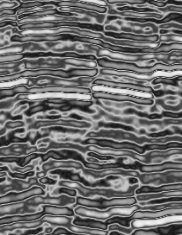
#> input picture img01.jpg, 182 x 235 px
$ python fault.py   (older library calls are emulated)
#> lines starting #> are read from the running program, lines starting #| are printed output that depends on the picture; after the words box and inside, x2 and y2 are one past the last pixel; in counts of white or black regions, pixels touching at a corner belong together
#> in faultdetcion, old_img is the input picture: shape (235, 182, 3); min 19, max 244, mean 108.8
from ast import Return
import cv2 as cv
import numpy as np
import math


def show_wait_destroy(winname,img):
    cv.imshow(winname,img)
    cv.waitKey(0)

def caldist(flag_i,flag_j,i,j):
    return int(math.sqrt((flag_i-i)*(flag_i-i)+(flag_j-j)*(flag_j-j)))

def cal_con_dist(con1,con2,conval):
    res1=[9999,9999,9999]
    for i in con1:
        for j in con2:
            dt=caldist(i[0][0],i[0][1],j[0][0],j[0][1])
            if dt<res1[2]:
                res1=[(i[0]),(j[0]),dt]
    if res1[2]>conval:
        return 0
    return res1

#计算方向场一致性,输入numpy数组和卷积核kernel
def Cal_Direction_Field(img,kernel1,kernel2):
#> called with kernel1 = 50, kernel2 = 50
    matTst=img.copy()
    matX=cv.Sobel(matTst,cv.CV_16SC1, 1, 0).astype(np.float)
    matY=cv.Sobel(matTst,cv.CV_16SC1, 0, 1).astype(np.float)


    Gxx=cv.multiply(matX,matX)
    Gyy=cv.multiply(matY,matY)
    Gxy=cv.multiply(matX,matY)

    kernel8=np.ones((kernel1,kernel2)).astype(np.float)
    Gxx=cv.filter2D(Gxx,-1,kernel8)
    Gyy=cv.filter2D(Gyy,-1,kernel8)
    Gxy=cv.filter2D(Gxy,-1,kernel8)
    MatTmp = 2 * Gxy
    matTmp = MatTmp / (Gxx - Gxy)
    matTheta=np.zeros(matTst.shape)

    for i in range(0,matTmp.shape[0]):
        for j in range(0,matTmp.shape[1]):
            matTheta[i][j] = 0.5 * math.atan(matTmp[i][j])
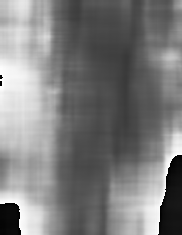
#> matTheta: shape (235, 182) float64; min -0.785, max 0.785, mean -0.00985; drawn with min black and max white
    matTmp = Gxx - Gyy
    matTmp=cv.multiply(matTmp,matTmp)
    matTmp2 = 4 *cv.multiply(Gxy,Gxy)
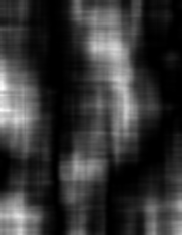
#> matTmp2: shape (235, 182) float64; min 64, max 1.94e+15, mean 4.11e+14; drawn with min black and max white
    matTmp += matTmp2
    matCoh=cv.sqrt(matTmp)
    matCoh = matCoh / (Gxx + Gyy)
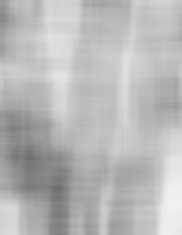
#> matCoh: shape (235, 182) float64; min 0.433, max 0.945, mean 0.724
    matCoh2=matCoh.copy()
    cv.normalize(matCoh,matCoh2,0,255,cv.NORM_MINMAX)#归一化
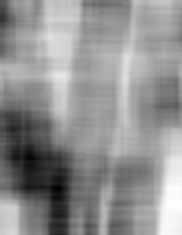
#> matCoh2: shape (235, 182) float64; min -1.37e-14, max 255, mean 145; drawn with min black and max white
    cv.imwrite("Direction_Field.png",matCoh2)

    return matCoh2

#二值化
# [132 lines left out: functions binfun, closed, extmidpoints, calangle, removeshortlines2, connectlines and 2 more, not called in this run]


def faultdetcion(img_path):


    old_img=cv.imread(img_path)


    old_img=cv.cvtColor(old_img,cv.COLOR_RGB2GRAY)


    matCoh=Cal_Direction_Field(old_img,50,50)#计算方向场一致性

    matCoh2=matCoh.copy()
    cv.normalize(matCoh,matCoh2,0,255,cv.NORM_MINMAX)#归一化
    cv.imwrite("Direction_Field.png",matCoh2)

    if img_path=='img01.jpg' or img_path=='img03.jpg':
        ret,thresh1=cv.threshold(matCoh2,199,255,cv.THRESH_BINARY_INV)#二值化
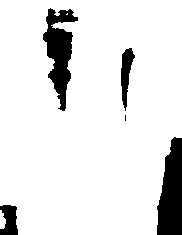
#> thresh1: shape (235, 182) float64; 89.5% white; 5 black regions (1 under 20 px), largest, box (x1, y1, x2, y2) and area: (157, 137, 182, 235) 1881, (43, 8, 78, 111) 1761, (121, 48, 135, 111) 453, (0, 205, 18, 235) 410
    elif img_path=='img02.jpg':
        ret,thresh1=cv.threshold(matCoh2,199,255,cv.THRESH_BINARY_INV)#二值化
    else:
        ret,thresh1=cv.threshold(matCoh2,199,255,cv.THRESH_BINARY_INV)#二值化


    cv.imwrite("Direction_Field_binary.png",thresh1)


    #闭操作，卷积核设定尽可能的保留纵向特征，剔除横向特征
    c= int(matCoh2.shape[1]/30)
#> c = 6
    r= int(c/2)
#> r = 3
    kernel = cv.getStructuringElement(cv.MORPH_RECT,(r,c))
    closeding = cv.morphologyEx(thresh1, cv.MORPH_CLOSE, kernel)
#> closeding: shape (235, 182) float64; 89.9% white; 4 black regions, box (x1, y1, x2, y2) and area: (157, 139, 182, 235) 1847, (43, 10, 74, 112) 1679, (121, 49, 133, 108) 438, (0, 206, 18, 235) 377
    cv.imwrite("Direction_Field_binary_closed.png",closeding)
    cl_img=cv.imread("Direction_Field_binary_closed.png",flags=0)
    # closeding=closeding.astype(cv.CV_32SC1)


    #去除小面积/孔洞填充（二值图像）
    contours, _ = cv.findContours(cl_img, cv.RETR_TREE, cv.CHAIN_APPROX_SIMPLE)
#> contours = 3 contours; box (x1, y1, x2, y2) and area: (0, 0, 182, 235) 40116, (42, 9, 75, 113) 1822, (120, 48, 134, 109) 500
    n = len(contours)  # 轮廓的个数
#> n = 3
    cv_contours = []
    for contour in contours:
        area = cv.contourArea(contour)
        if area <= 800:
            cv_contours.append(contour)
        else:
            continue
#> this loop made 3 passes
#> area on passes 1 to 3: 40115.5, 500, 1822
#> after the loop, cv_contours = 1 contour; box (x1, y1, x2, y2) and area: (120, 48, 134, 109) 500
    cv.fillPoly(cl_img, cv_contours, (255))
#> cl_img: shape (235, 182); 90.9% white; 3 black regions, box (x1, y1, x2, y2) and area: (157, 139, 182, 235) 1847, (43, 10, 74, 112) 1679, (0, 206, 18, 235) 377
    cv.imwrite("Direction_Field_binary_closed_dete_isoland.png",cl_img)

    for i in range(0,cl_img.shape[1]):
        for j in range(0,cl_img.shape[0]):
            if i==cl_img.shape[1]-1:
                cl_img[j][i]=0
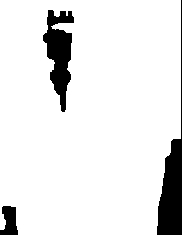
#> cl_img: shape (235, 182); 90.5% white; 3 black regions, box (x1, y1, x2, y2) and area: (157, 0, 182, 235) 1986, (43, 10, 74, 112) 1679, (0, 206, 18, 235) 377

    #取有效区域的中心点
    mid_points=np.zeros(cl_img.shape,dtype="uint8")
    for i in range(0,cl_img.shape[0]):
        flag=0
        b=-1
        e=-1
        for j in range(0,cl_img.shape[1]):
            if flag==0 and cl_img[i][j]==255:
                flag=1
                b=j
            if flag==1 and cl_img[i][j]==0:
                e=j
                flag=0
            if b!=-1 and e!=-1:
                mid_points[i][int((e+b)/2)]=255
                b=-1
                e=-1
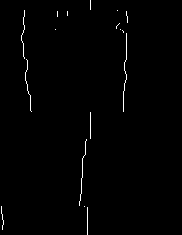
#> mid_points: shape (235, 182); 0.87% white in thin lines or dots, all inside (x1, y1, x2, y2) = (1, 0, 128, 235)

    cv.imwrite("mid_points.png",mid_points)


    #链接相邻的点集

    contours_mid, _ = cv.findContours(mid_points, cv.RETR_EXTERNAL,cv.RETR_LIST)
#> contours_mid = 17 contours, all with area under 20
    mid_points2=mid_points.copy()

    for i in range(0,len(contours_mid)):
        begin_con=contours_mid[i]

        for j in range(0,len(contours_mid)):
            if i!=j:
                end_con=contours_mid[j]
                p12=cal_con_dist(begin_con,end_con,5)
                if p12!=0:
                    cv.line(mid_points2,(p12[0][0],p12[0][1]),(p12[1][0],p12[1][1]),(255),1)

    cv.imwrite("mid_points_con.png",mid_points2)


    #剔除小于40个像素的线段
    result_img=np.zeros(mid_points2.shape,dtype="uint8")
    contours_mid2, _ = cv.findContours(mid_points2, cv.RETR_EXTERNAL,cv.RETR_LIST)
#> contours_mid2 = 10 contours, all with area under 20
    for i in contours_mid2:

        if img_path=='img01.jpg' or img_path=='img03.jpg':
            if len(i)>40:
                result_img = cv.drawContours(result_img, i, -1, (255), 1)
        elif img_path=='img02.jpg':
            if len(i)>80:
                result_img = cv.drawContours(result_img, i, -1, (255), 1)
        else:
            if len(i)>40:
                result_img = cv.drawContours(result_img, i, -1, (255), 1)
#> result_img: shape (235, 182); 0.83% white in thin lines or dots, all inside (x1, y1, x2, y2) = (1, 10, 127, 235)

    cv.imwrite("result_img.png",result_img)


    fig10_c=result_img.copy()
    for i in range(0,result_img.shape[0]):
        for j in range(0,result_img.shape[1]):
            if result_img[i][j]==255:
                fig10_c[i][j]=0
            else:
                fig10_c[i][j]=255

    cv.imwrite("fig10-c.png",fig10_c)


    cv.waitKey(0)
    cv.destroyAllWindows()


if __name__ == '__main__':

    faultdetcion("img01.jpg")
